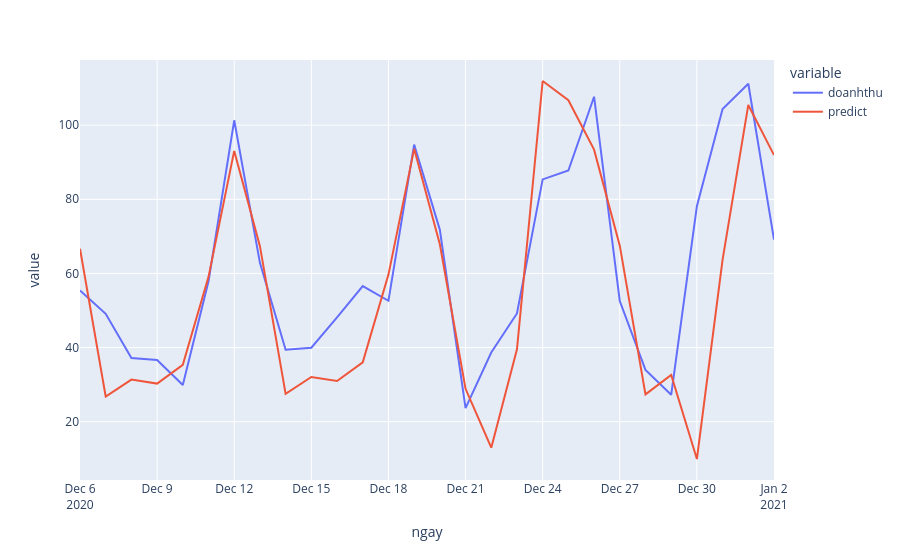

Notebook cell for this chart:
### Code cell
## find out the best parameters
best_params=error[error["rmse"]==min(error["rmse"])]["params"].tolist()[0]
backtest["predict"] = predict_model(all_data, backtest,best_params, "doanhthu")

## print info
print("Doanh thu thuc te", backtest.doanhthu.sum())
print("Doanh thu du doan", round(backtest.predict.sum(),2))
diff_percent = round((backtest.doanhthu.sum() - backtest.predict.sum())/backtest.doanhthu.sum(), 4)
print("diff_percent", diff_percent)
# print("mape", roundx(mean_absolute_percentage_error(backtest.doanhthu, backtest.predict)))
print("rmse", round(mean_squared_error(backtest.doanhthu, backtest.predict, squared=False),2))

## show curves
fig = px.line(backtest, x="ngay", y=["doanhthu","predict"])
fig.show()

### Figure 1 — Plotly figure (JSON) as saved in the notebook; plotly's stock layout.template omitted (floating-point values rounded to 4 significant figures)
{"data": [{"hovertemplate": "variable=doanhthu<br>ngay=%{x}<br>value=%{y}<extra></extra>", "legendgroup": "doanhthu", "line": {"color": "#636efa", "dash": "solid"}, "mode": "lines", "name": "doanhthu", "orientation": "v", "showlegend": true, "type": "scatter", "x": ["2020-12-06T00:00:00", "2020-12-07T00:00:00", "2020-12-08T00:00:00", "2020-12-09T00:00:00", "2020-12-10T00:00:00", "2020-12-11T00:00:00", "2020-12-12T00:00:00", "2020-12-13T00:00:00", "2020-12-14T00:00:00", "2020-12-15T00:00:00", "2020-12-16T00:00:00", "2020-12-17T00:00:00", "2020-12-18T00:00:00", "2020-12-19T00:00:00", "2020-12-20T00:00:00", "2020-12-21T00:00:00", "2020-12-22T00:00:00", "2020-12-23T00:00:00", "2020-12-24T00:00:00", "2020-12-25T00:00:00", "2020-12-26T00:00:00", "2020-12-27T00:00:00", "2020-12-28T00:00:00", "2020-12-29T00:00:00", "2020-12-30T00:00:00", "2020-12-31T00:00:00", "2021-01-01T00:00:00", "2021-01-02T00:00:00"], "xaxis": "x", "y": [55.4, 49.11, 37.17, 36.67, 29.92, 57.87, 101.3, 62.85, 39.43, 39.97, 48.14, 56.57, 52.62, 94.77, 71.76, 23.66, 38.66, 49.2, 85.36, 87.77, 107.7, 52.54, 33.96, 27.26, 78.13, 104.4, 111.2, 69.11], "yaxis": "y"}, {"hovertemplate": "variable=predict<br>ngay=%{x}<br>value=%{y}<extra></extra>", "legendgroup": "predict", "line": {"color": "#EF553B", "dash": "solid"}, "mode": "lines", "name": "predict", "orientation": "v", "showlegend": true, "type": "scatter", "x": ["2020-12-06T00:00:00", "2020-12-07T00:00:00", "2020-12-08T00:00:00", "2020-12-09T00:00:00", "2020-12-10T00:00:00", "2020-12-11T00:00:00", "2020-12-12T00:00:00", "2020-12-13T00:00:00", "2020-12-14T00:00:00", "2020-12-15T00:00:00", "2020-12-16T00:00:00", "2020-12-17T00:00:00", "2020-12-18T00:00:00", "2020-12-19T00:00:00", "2020-12-20T00:00:00", "2020-12-21T00:00:00", "2020-12-22T00:00:00", "2020-12-23T00:00:00", "2020-12-24T00:00:00", "2020-12-25T00:00:00", "2020-12-26T00:00:00", "2020-12-27T00:00:00", "2020-12-28T00:00:00", "2020-12-29T00:00:00", "2020-12-30T00:00:00", "2020-12-31T00:00:00", "2021-01-01T00:00:00", "2021-01-02T00:00:00"], "xaxis": "x", "y": [66.68, 26.8, 31.35, 30.28, 35.35, 59.07, 93.05, 67.37, 27.5, 32.05, 30.96, 36.0, 59.68, 93.6, 67.85, 28.88, 13.0, 39.55, 111.9, 106.7, 93.4, 67.49, 27.36, 32.63, 9.939, 63.72, 105.5, 91.92], "yaxis": "y"}], "layout": {"legend": {"title": {"text": "variable"}, "tracegroupgap": 0}, "margin": {"t": 60}, "xaxis": {"anchor": "y", "domain": [0, 1], "title": {"text": "ngay"}}, "yaxis": {"anchor": "x", "domain": [0, 1], "title": {"text": "value"}}}}
